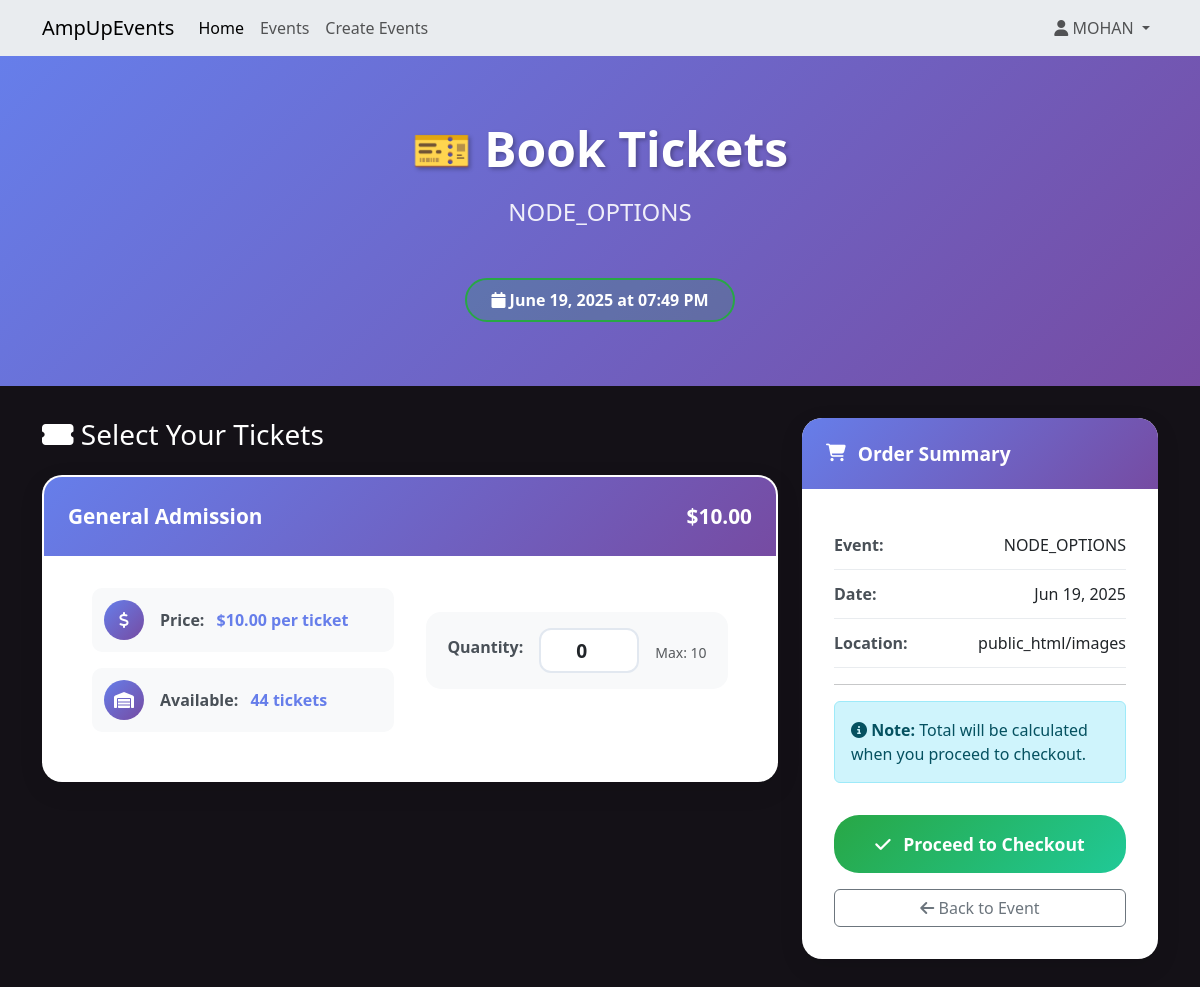
Page /events/4/book (signed in) on the earlier database version.
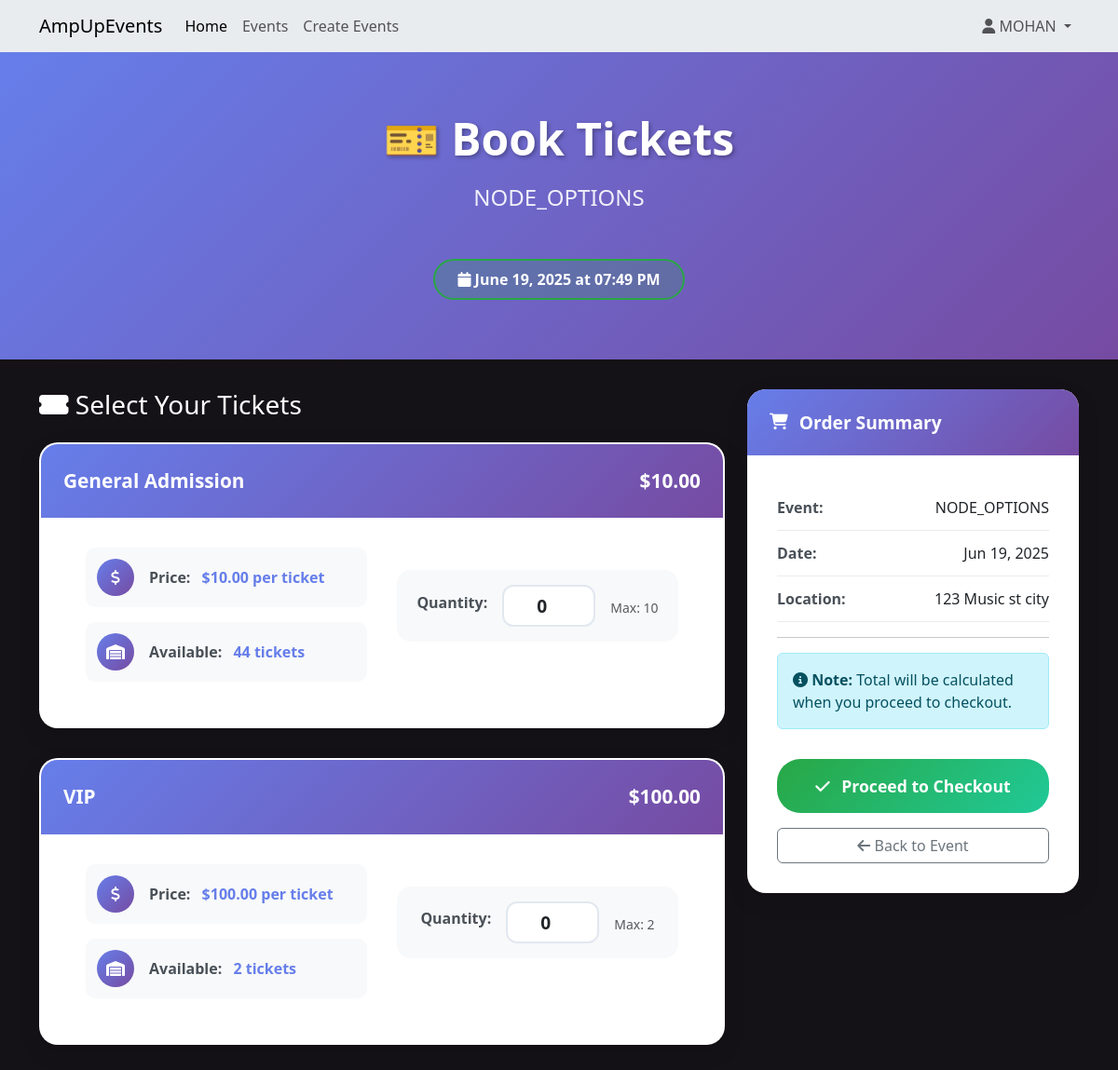
Same page on the later database version.
### website/models.py (models this page shows, shortened)
class User(db.Model, UserMixin):
    __tablename__ = 'users'
    id = db.Column(db.Integer, primary_key=True)
    firstName = db.Column(db.String(100), index=True, unique=False, nullable=False)
    surname = db.Column(db.String(100), index=True, unique=False, nullable=False)
    email = db.Column(db.String(100), index=True, nullable=False, unique=True)
    mobileNumber = db.Column(db.String(15), index=True, nullable=False, unique=True)  # Reduced size for phone numbers
    streetAddress = db.Column(db.String(150), index=True, nullable=False)
    password_hash = db.Column(db.String(255), nullable=False)
    role = db.Column(db.String(20), default='attendee')
    created_at = db.Column(db.DateTime, default=datetime.now)
    updated_at = db.Column(db.DateTime, default=datetime.now, onupdate=datetime.now)
    comments = db.relationship('Comment', backref='user', lazy='dynamic')
    bookings = db.relationship('Booking', backref='user', lazy='dynamic')
    events_created = db.relationship('Event', foreign_keys='Event.created_by', backref='creator_user', lazy='dynamic')

class Event(db.Model):
    __tablename__ = 'events'
    id = db.Column(db.Integer, primary_key=True)
    name = db.Column(db.String(120), index=True, nullable=False)
    description = db.Column(db.Text, nullable=True)
    image_filename = db.Column(db.String(255), nullable=True)
    start_datetime = db.Column(db.DateTime, nullable=False)
    location = db.Column(db.String(100), nullable=False)
    venue = db.Column(db.String(100), nullable=True)
    genre_id = db.Column(db.Integer, db.ForeignKey('genres.id'), nullable=False)  # Reference to Genre table
    artist_info = db.Column(db.Text, nullable=True)
    status = db.Column(db.String(20), default='Open', nullable=False)
    age_limit = db.Column(db.Integer, nullable=True)
    length = db.Column(db.String(50), nullable=True)
    policies = db.Column(db.Text, nullable=True)
    facebook = db.Column(db.String(255), nullable=True)
    instagram = db.Column(db.String(255), nullable=True)
    twitter = db.Column(db.String(255), nullable=True)
    created_at = db.Column(db.DateTime, default=datetime.now)
    updated_at = db.Column(db.DateTime, default=datetime.now, onupdate=datetime.now)
    created_by = db.Column(db.Integer, db.ForeignKey('users.id'), nullable=False)
    ticket_types = db.relationship('ticket_type', backref='event', lazy='dynamic', cascade="all, delete-orphan")
    comments = db.relationship('Comment', backref='event', lazy='dynamic', cascade="all, delete-orphan")
    bookings = db.relationship('Booking', backref='event', lazy='dynamic', cascade="all, delete-orphan")
    @property
    def current_status(self):
        if self.status == 'Cancelled':
            return 'Cancelled'
        if self.status == 'Completed':
            return 'Completed'
        if self.start_datetime and self.start_datetime < datetime.now():
            return 'Inactive'
        if self.ticket_types:
            total_available = sum(ticket.quantity_available for ticket in self.ticket_types)
            if total_available == 0:
                return 'Sold Out'
        return 'Open'

class ticket_type(db.Model):
    __tablename__ = 'ticket_type'
    id = db.Column(db.Integer, primary_key=True)
    event_id = db.Column(db.Integer, db.ForeignKey('events.id'), nullable=False)
    type_name = db.Column(db.String(100), nullable=False)
    description = db.Column(db.Text, nullable=True)
    price = db.Column(db.Float, nullable=False)
    quantity_available = db.Column(db.Integer, nullable=False)
    created_at = db.Column(db.DateTime, default=datetime.now)
    updated_at = db.Column(db.DateTime, default=datetime.now, onupdate=datetime.now)

### website/events.py (the view, shortened to what this page needs)
@eventbp.route('/<int:id>/book', methods=['GET', 'POST'])
@login_required
def book_tickets(id):
    event = db.session.query(Event).filter_by(id=id).first_or_404()
    form = BookingForm()
    if event.current_status in ['Cancelled', 'Sold Out', 'Completed', 'Inactive']:
        flash(f"Sorry, this event is {event.current_status.lower()} and not available for booking.", "warning")
        return redirect(url_for('event.details', id=id))
    ticket_types = event.ticket_types.filter(ticket_type.quantity_available > 0).all()
    if not ticket_types:
        flash("Sorry, there are no tickets available for this event.", "warning")
        return redirect(url_for('event.details', id=id))
    return render_template('events/bookTickets.html', event=event, ticket_types=ticket_types, form=form)

### website/forms.py
class BookingForm(FlaskForm):
    submit = SubmitField('Proceed to Checkout')

### website/templates/events/bookTickets.html (shortened to what this page needs)
{% extends 'base.html' %}
{% block head %}
<link rel="stylesheet" href="{{ url_for('static', filename='style/bookTickets.css') }}">
{% endblock %}
{% block content %}
<div class="booking-hero">
    <div class="container">
        <div class="text-center">
            <h1 class="hero-title">🎫 Book Tickets</h1>
            <p class="hero-subtitle">{{ event.name }}</p>
            <div class="status-badge status-open">
                <i class="fas fa-calendar"></i> {{ event.start_datetime.strftime('%B %d, %Y at %I:%M %p') }}
            </div>
        </div>
    </div>
</div>
<div class="container">
            <form method="POST" id="booking-form">
        <div class="row">
            <div class="col-lg-8">
                <h3 class="mb-4 color-white"><i class="fas fa-ticket-alt"></i> Select Your Tickets</h3>
                {% for ticket in ticket_types %}
                <div class="ticket-selection-card">
                    <div class="ticket-type-header">
                        {{ ticket.type_name }}
                        <span class="float-end">${{ "%.2f"|format(ticket.price) }}</span>
                    </div>
                    <div class="row">
                        <div class="col-md-6">
                            <div class="detail-item">
                                <div class="detail-icon">
                                    <i class="fas fa-dollar-sign"></i>
                                </div>
                                <div>
                                    <span class="detail-label">Price:</span>
                                    <span class="detail-value">${{ "%.2f"|format(ticket.price) }} per ticket</span>
                                </div>
                            </div>
                            <div class="detail-item">
                                <div class="detail-icon">
                                    <i class="fas fa-warehouse"></i>
                                </div>
                                <div>
                                    <span class="detail-label">Available:</span>
                                    <span class="detail-value">{{ ticket.quantity_available }} tickets</span>
                                </div>
                            </div>
                        </div>
                        <div class="col-md-6">
                            <div class="quantity-selector">
                                <label for="quantity_{{ ticket.id }}" class="form-label">Quantity:</label>
                                <input type="number"
                                       id="quantity_{{ ticket.id }}"
                                       name="quantity_{{ ticket.id }}"
                                       class="form-control qty-input"
                                       value="0"
                                       min="0"
                                       max="{{ [ticket.quantity_available, 10]|min }}"
                                       style="width: 100px; display: inline-block;">
                                <small class="form-text text-muted">Max: {{ [ticket.quantity_available, 10]|min }}</small>
                            </div>
                        </div>
                    </div>
                </div>
                {% endfor %}
            </div>
            <div class="col-lg-4">
                <div class="content-card sticky-top" style="top: 2rem;">
                    <div class="content-card-header">
                        <h5><i class="fas fa-shopping-cart"></i> Order Summary</h5>
                    </div>
                    <div class="content-card-body">
                        <div class="summary-item">
                            <strong>Event:</strong> {{ event.name }}
                        </div>
                        <div class="summary-item">
                            <strong>Date:</strong> {{ event.start_datetime.strftime('%b %d, %Y') }}
                        </div>
                        <div class="summary-item">
                            <strong>Location:</strong> {{ event.location }}
                        </div>
                        <hr>
                        <div class="alert alert-info">
                            <i class="fas fa-info-circle"></i>
                            <strong>Note:</strong> Total will be calculated when you proceed to checkout.
                        </div>
                        <button type="submit" class="btn-proceed">
                            <i class="fas fa-check"></i> Proceed to Checkout
                        </button>
                        <div class="mt-3">
                            <a href="{{ url_for('event.details', id=event.id) }}" class="btn btn-outline-secondary w-100">
                                <i class="fas fa-arrow-left"></i> Back to Event
                            </a>
                        </div>
                    </div>
                </div>
            </div>
        </div>
    </form>
</div>
{% endblock %}

### website/templates/base.html (shortened to what this page needs)
<html>
<head>
    <link href="https://cdn.jsdelivr.net/npm/bootstrap@5.3.2/dist/css/bootstrap.min.css" rel="stylesheet"
>
    <link rel="stylesheet" href="https://cdnjs.cloudflare.com/ajax/libs/font-awesome/6.4.0/css/all.min.css">
    {% block head %}
    {% endblock %}
</head>
<body style="background-color: #141117;">
    <header>
        <nav class="navbar navbar-expand-lg navbar-light bg-body-secondary">
            <div class="container">
                <a class="navbar-brand" href="/">AmpUpEvents</a>
                <div class="collapse navbar-collapse" id="navbarSupportedContent">
                    <div class="navbar-nav me-auto">
                        <a class="nav-item nav-link active" aria-current="page" href="/">Home</a>
                        <a class="nav-item nav-link" href="{{ url_for('event.allevents') }}">Events</a>
                        {% if current_user.is_authenticated %}
                            <a class="nav-item nav-link" href="{{ url_for('event.create') }}">Create Events</a>
                        {% endif %}
                    </div>
                    <div class="navbar-nav ms-auto">
                        {% if current_user.is_authenticated %}
                        <div class="nav-item dropdown">
                            <a class="nav-link dropdown-toggle" href="#" role="button" data-bs-toggle="dropdown" aria-expanded="false">
                                <i class="fas fa-user"></i> {{current_user.firstName}}
                            </a>
                        </div>
                        {% else %}
                        <a class="nav-item nav-link me-3" href="{{ url_for('auth.register') }}">Register</a>
                        <a class="nav-item nav-link" href="{{ url_for('auth.login') }}">Login</a>
                        {% endif %}
                    </div>
                </div>
            </div>
        </nav>
    </header>
    {% block content %}
    {% endblock %}
</body>
</html>

### website/static/style/bookTickets.css (style rules this page uses)
.content-card { border: none; border-radius: 20px; box-shadow: 0 8px 25px rgba(0, 0, 0, 0.1); overflow: hidden; margin-bottom: 2rem; background: white; transition: transform 0.3s ease; }
.content-card-header { background: linear-gradient(135deg, #667eea, #764ba2); color: white; padding: 1.5rem; border: none; }
.content-card-header h5 { margin: 0; font-weight: 700; font-size: 1.2rem; display: flex; align-items: center; }
.content-card-header i { margin-right: 0.75rem; font-size: 1.1rem; }
.content-card-body { padding: 2rem; }
.color-white { color: #FFFFFF !important; }
.booking-hero { background: linear-gradient(135deg, #667eea 0%, #764ba2 100%); color: white; padding: 4rem 0; margin-bottom: 2rem; text-align: center; }
.hero-title { font-size: 3rem; font-weight: 700; margin-bottom: 1rem; text-shadow: 2px 2px 4px rgba(0, 0, 0, 0.3); }
.hero-subtitle { font-size: 1.5rem; margin-bottom: 2rem; opacity: 0.9; }
.status-badge { display: inline-block; padding: 0.5rem 1.5rem; border-radius: 25px; font-weight: 600; margin-top: 1rem; }
.status-open { background: rgba(40, 167, 69, 0.2); border: 2px solid #28a745; color: #fff; }
.ticket-selection-card { background: white; border-radius: 20px; padding: 0; margin-bottom: 2rem; box-shadow: 0 8px 25px rgba(0, 0, 0, 0.1); border: 2px solid transparent; transition: all 0.3s ease; overflow: hidden; }
.ticket-type-header { background: linear-gradient(135deg, #667eea, #764ba2); color: white; padding: 1.5rem; font-weight: 700; font-size: 1.3rem; display: flex; justify-content: space-between; align-items: center; }
.detail-item { display: flex; align-items: center; margin-bottom: 1rem; padding: 0.75rem; background: #f8f9fa; border-radius: 10px; }
.detail-icon { background: linear-gradient(135deg, #667eea, #764ba2); color: white; width: 40px; height: 40px; border-radius: 50%; display: flex; align-items: center; justify-content: center; margin-right: 1rem; flex-shrink: 0; }
.detail-label { font-weight: 600; color: #495057; margin-right: 0.5rem; }
.detail-value { color: #667eea; font-weight: 700; }
.quantity-selector { display: flex; align-items: center; justify-content: center; gap: 1rem; margin: 1.5rem 0; padding: 1rem; background: #f8f9fa; border-radius: 15px; }
.qty-input { border: 2px solid #e2e8f0; border-radius: 12px; width: 90px; height: 45px; text-align: center; font-weight: 700; font-size: 1.2rem; padding: 0; background: white; transition: border-color 0.3s ease; }
.summary-item { padding: 0.75rem 0; border-bottom: 1px solid #e9ecef; display: flex; justify-content: space-between; align-items: center; }
.summary-item strong { color: #495057; }
.btn-proceed { background: linear-gradient(135deg, #28a745, #20c997); border: none; border-radius: 25px; padding: 1rem 2rem; font-weight: 700; color: white; font-size: 1.1rem; transition: all 0.3s ease; width: 100%; margin-top: 1rem; cursor: pointer; }
.btn-proceed i { margin-right: 0.5rem; }
.ticket-selection-card .row { margin: 0; padding: 2rem; }
.ticket-selection-card .col-md-6 { padding: 0 1rem; }
.form-label { font-weight: 600; color: #495057; margin-bottom: 0.5rem; }
.sticky-top { position: sticky; top: 2rem; z-index: 1020; }

Differences in the rows shown:
changed Event "NODE_OPTIONS": location "public_html/images" → "123 Music st city"
now on this page (row edited): ticket_type: type_name "VIP", price "100.00", quantity_available "2", id "0"
